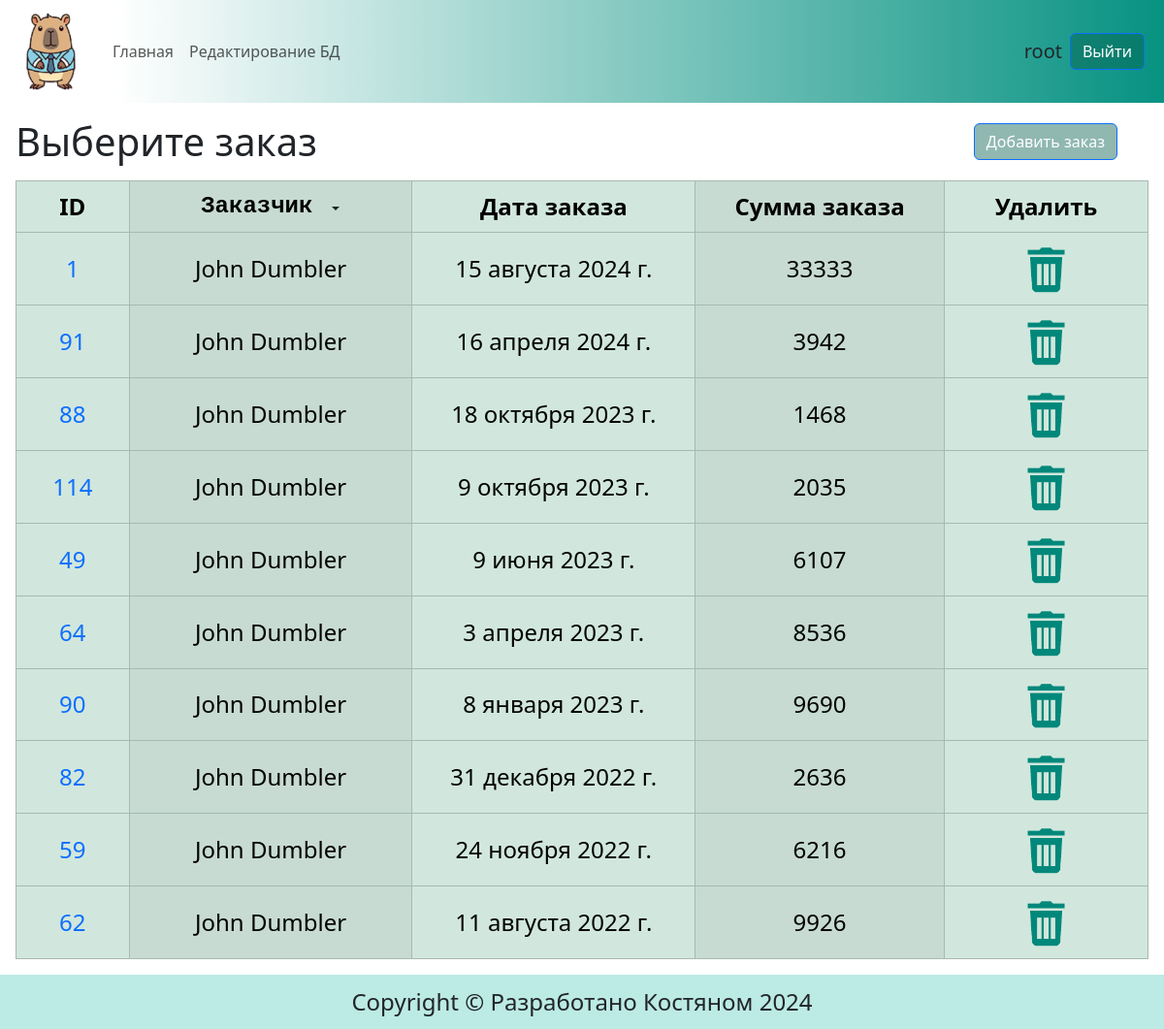
/orders/1 (signed in), run on the app's committed database.
### main/models.py (models this page shows, shortened)
class Order(models.Model):
    client = models.ForeignKey(Client, on_delete=models.DO_NOTHING, verbose_name='Заказчик')
    order_date = models.DateField(verbose_name="дата заказа")
    amount = models.IntegerField(null=False, verbose_name="сумма заказа")
    class Meta:
        db_table = "order"  # Имя таблицы в БД
        verbose_name = "Заказ"
        verbose_name_plural = "Заказы"
        ordering = ['-order_date']
        indexes = [
            models.Index(fields=['-order_date']),
        ]

class Client(models.Model):
    fullname = models.CharField(max_length=100, null=False, verbose_name="имя_фамилия")
    class Meta:
        db_table = "client" # Имя таблицы в БД
        verbose_name = "Заказчик"
        verbose_name_plural = "Заказчики"
    def __str__(self):
        return str(self.fullname)

### main/views.py (the view)
# urls.py: path('orders/', views.order, name='orders'),
@login_required
def order(request, client_pk=""):
    print(request.path == f'/orders/{client_pk}')
    if client_pk:
        orders = Order.objects.select_related("client").filter(client__id=client_pk)
    else:
        orders = Order.objects.select_related("client").all()
    clients = Client.objects.all()
    context = {
        "clients": clients,
        "orders": orders,
    }
    return render(request, "main/orders.html", context)

### main/context_processors.py (called while the page is built)
def edit_form_context(request):
    add_order_form = AddOrderForm()
    return {'add_order_form': add_order_form,}

### main/templates/main/orders.html (shortened to what this page needs)
{% extends 'base.html' %} {% load static %}
{% block content %}
<div class="d-flex justify-content-between align-items-center mt-3">
    <div class="mx-3"><h1 class="m-0">Выберите заказ</h1></div>
    <div class="d-grid gap-2 d-md-flex justify-content-md-end">
      <form action="add/" method="post">
        <button type="button" class="btn btn-primary me-md-5 me-sm-3 me-1" data-bs-toggle="modal" data-bs-target="#exampleModal">
          Добавить заказ
        </button>
      </form>
    </div>
</div>
<form action="">
  <div class="m-3">
    <table  class="table table-success table-bordered table-striped-columns table-hover align-middle">
    <thead>
      <tr>
        <th class="align-middle" style="width: 10%;" scope="col">ID</th>
        <th class="align-middle" style="width: 25%;" scope="col">
          <div class="d-flex justify-content-center align-items-center">
            <div><pre class="m-0">Заказчик </pre></div>
            <div class="dropdown ">
            <button class="btn btn- dropdown-toggle p-0" type="button" id="dropdownMenuButton1" data-bs-toggle="dropdown" aria-expanded="false">
            </button>
            </div>
          </div>
      </th>
        <th class="align-middle" style="width: 25%;" scope="col">Дата заказа</th>
        <th class="align-middle" style="width: 22%;" scope="col">Сумма заказа</th>
        <th class="align-middle" style="width: 18%;" scope="col">Удалить</th>
      </tr>
    </thead>
    <tbody>
      {% for order in orders %}
      <tr>
        <td scope="row"><a href="{% url 'main:edit' order.id %}" title="Редактировать заказ">{{ order.id }}</a></td>
        <td scope="row">{{ order.client }}</td>
        <td scope="row">{{ order.order_date }}</td>
        <td scope="row">{{ order.amount }}</td>
        <td scope="row">
          <a class="m-0 p-0" href="{% url 'main:delete' order.id %}" type="button"><img class="rounded" src="{% static 'main/images/del.png' %}" alt="Удалить"></a>
        </td>
      </tr>
      {% endfor %}
    </tbody>
  </table>
  </div>
</form>
{% endblock %}

### templates/base.html (shortened to what this page needs)
{% load static %}
<!DOCTYPE html>
<html lang="en">
  <head>
    <link
      href="https://cdn.jsdelivr.net/npm/bootstrap@5.3.3/dist/css/bootstrap.min.css"
      rel="stylesheet"
>
    <link href="{% static 'main/css/styles.css' %}" rel="stylesheet">
  </head>
    <body class="wrapper">
      <header>
        <nav class="navbar navbar-expand-lg">
          <div class="container-fluid">
            <a class="navbar-brand" href="{% url 'main:index' %}" ><img src="{% static 'main/images/logo.png' %}" alt="Тут должна быть капибара"></a>
            <div class="collapse navbar-collapse" id="navbarSupportedContent">
              <ul class="navbar-nav me-auto mb-2 mb-lg-0">
                <li class="nav-item">
                  <a class="nav-link {% if request.path == '/' %}active{% endif %}" aria-current="page" href="{% url 'main:index' %}">Главная</a>
                </li>
                <li class="nav-item">
                  <a class="nav-link {% if request.path == '/orders/' %}active{% endif %}" href="{% url 'main:orders' %}" >Редактирование БД</a>
                </li>
              </ul>
              <form class="d-flex align-items-center">
                {% if user.is_authenticated %}
                <span class="align-text-top fs-5">{{user.username}}</span><a class="btn btn-primary mx-2" href="{% url 'users:logout' %}">Выйти</a>
                {% else %}
                <a class="btn btn-primary mx-2" href="{% url 'users:login' %}" role="button">Войти</a>  <a class="btn btn-primary mx-2" href="{% url 'users:registration' %}" role="button">Регистрация</a>
                {% endif %}
              </form>
            </div>
          </div>
        </nav>
      </header>
      <section>
          {% block content %}
          {% endblock %}
      </section>
      <footer class="bd-footer text-center">
        <p>Copyright © Разработано Костяном 2024</p>
      </footer>
    </body>
</html>

### main/static/main/css/styles.css (style rules this page uses)
a { text-decoration: none; }
p, pre { font-size: clamp(0.75rem, 0.25rem + 2vw, 1.5rem); }
.navbar { background: linear-gradient(90deg, #ffffff 10%, #079282 100%); }
.navbar-brand img { width: 80px; height: 80px; }
.btn-primary { background-color: rgba(4, 95, 78, 0.441); }
.bd-footer { background-color: #25baa94e; }
.table { font-size: clamp(0.75rem, 0.25rem + 2vw, 1.5rem); text-align: center; table-layout:fixed; }
.rounded { width: 30%; }
html, body { height: 100%; }
.wrapper { min-height: 100%; display: flex; flex-direction: column; }
section { flex-grow: 1; }
footer > p { margin: 10px; }

### data on the page
Order: id "1", client "John Dumbler", order_date "15 августа 2024 г.", amount "33333"
Order: id "91", client "John Dumbler", order_date "16 апреля 2024 г.", amount "3942"
Order: id "88", client "John Dumbler", order_date "18 октября 2023 г.", amount "1468"
Order: id "114", client "John Dumbler", order_date "9 октября 2023 г.", amount "2035"
Order: id "49", client "John Dumbler", order_date "9 июня 2023 г.", amount "6107"
Order: id "64", client "John Dumbler", order_date "3 апреля 2023 г.", amount "8536"
Order: id "90", client "John Dumbler", order_date "8 января 2023 г.", amount "9690"
Order: id "82", client "John Dumbler", order_date "31 декабря 2022 г.", amount "2636"
Order: id "59", client "John Dumbler", order_date "24 ноября 2022 г.", amount "6216"
Order: id "62", client "John Dumbler", order_date "11 августа 2022 г.", amount "9926"

### other printed values
{{ user.username }} "root"
